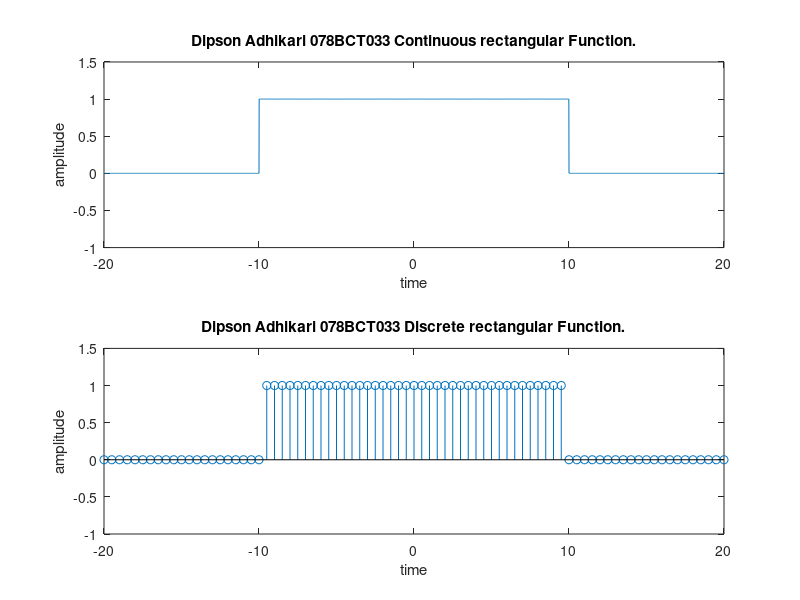

Here is the MATLAB script that generated this plot:
clc
clear all
close all
t=-20:0.01:20;
a=length(t);
x=1;
while x<=a
 if t(x)>-10 && t(x)<10
 u(x)=1;
 else u(x)=0;
 end
 x=x+1;
end
subplot(211);
plot(t,u);
axis([-20 20 -1 1.5])
xlabel('time');
ylabel('amplitude');
title('Dipson Adhikari 078BCT033 Continuous rectangular Function.');
r=-20:0.5:20;
b=length(r);
x=1;
while x<=b
 if r(x)>-10 && r(x)<10
 p(x)=1;
 else p(x)=0;
 end
 x=x+1;
end
subplot(212);
stem(r,p);
axis([-20 20 -1 1.5])
xlabel('time');
ylabel('amplitude');
title('Dipson Adhikari 078BCT033 Discrete rectangular Function.');
